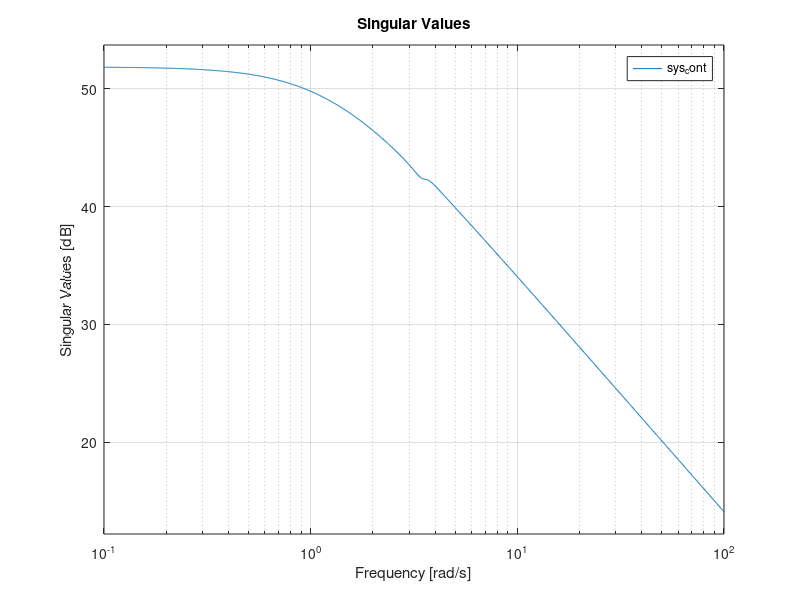

Source code (MATLAB): (Note: this script raises an error after producing the figure.)
clc; clear; close all;

% Load system 
f = load("params/sysid_matrices_v2.mat");
sys_cont = ss(f.A, f.B, f.C, f.D);
sys_cont_unstable = ss([-f.A(:,1), f.A(:,2:3)], f.B, f.C, f.D);
sys_disc = c2d(sys_cont, 0.05, 'zoh');
sys_disc_unstable = c2d(sys_cont_unstable, 0.05, 'zoh');

figure();
sigma(sys_cont);

figure();
bode(sys_cont);

figure();
margin(sys_cont(1,1));

figure();
margin(sys_cont(2,1));

figure();
rlocus(sys_cont(1,1));

figure();
rlocus(sys_cont(2,1));

figure();
pzmap(sys_cont);


figure();
sigma(sys_cont_unstable);

figure();
bode(sys_cont_unstable);

figure();
margin(sys_cont_unstable(1,1));

figure();
margin(sys_cont_unstable(2,1));

figure();
pzmap(sys_cont_unstable);